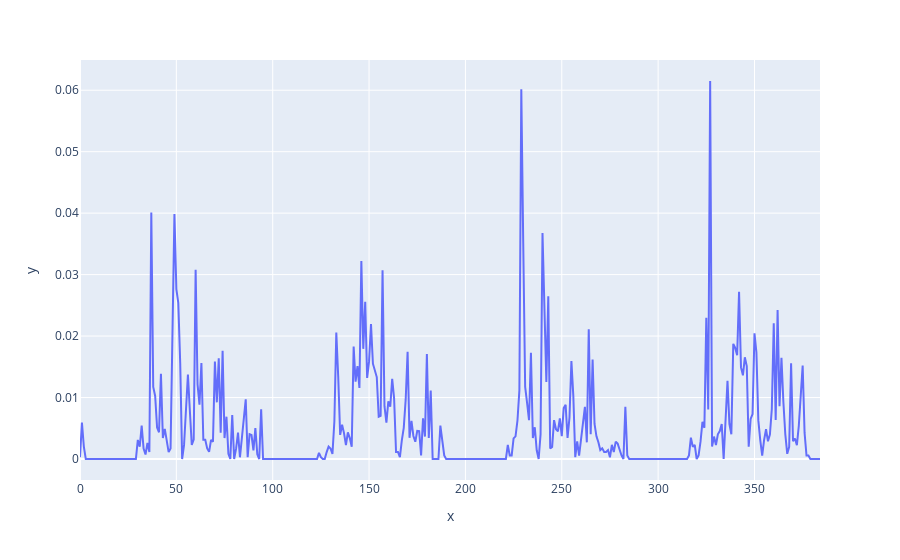

The code cell stored with this chart in its notebook:
### Code cell
# Average over programmings

# Score
param = 'probability_tremor'
smoothed = df[param].groupby(pd.Grouper(freq='15Min')).aggregate(np.mean)
#Number of days before and after programming
numDays=2

#Get days for the adjustments
changes=np.argwhere(np.any(np.diff(df_fine_patient_phases.iloc[:,2:],axis=0)!=0,axis=1))+1
changes = [c[0] for c in changes]

adjustments = df_fine_patient_phases['start_date'][changes]
t = adjustments.iloc[0]
td = datetime.timedelta(days=numDays)
tc = smoothed[t-td:t+td].values
timeseries = np.zeros((adjustments.shape[0],tc.shape[0]))

for r in range(adjustments.shape[0]):
    t = adjustments.iloc[r]
    tc = smoothed[t-td:t+td].values
    timeseries[r,:]=tc
    
timeseries[np.isnan(timeseries)]=0
#print(np.sum(timeseries==np.nan))
px.imshow(timeseries)
px.line(x=np.arange(tc.shape[0]),y=np.nanmean(timeseries,axis=0))

### Figure 1 — Plotly figure (JSON) as saved in the notebook; plotly's stock layout.template omitted (floating-point values rounded to 4 significant figures; data arrays with more than 128 entries replaced by an {"elided": "..."} marker saying what was removed)
{"data": [{"hovertemplate": "x=%{x}<br>y=%{y}<extra></extra>", "legendgroup": "", "line": {"color": "#636efa", "dash": "solid"}, "marker": {"symbol": "circle"}, "mode": "lines", "name": "", "orientation": "v", "showlegend": false, "type": "scatter", "x": {"elided": "385 int values"}, "xaxis": "x", "y": {"elided": "385 float values"}, "yaxis": "y"}], "layout": {"legend": {"tracegroupgap": 0}, "margin": {"t": 60}, "xaxis": {"anchor": "y", "domain": [0, 1], "title": {"text": "x"}}, "yaxis": {"anchor": "x", "domain": [0, 1], "title": {"text": "y"}}}}
